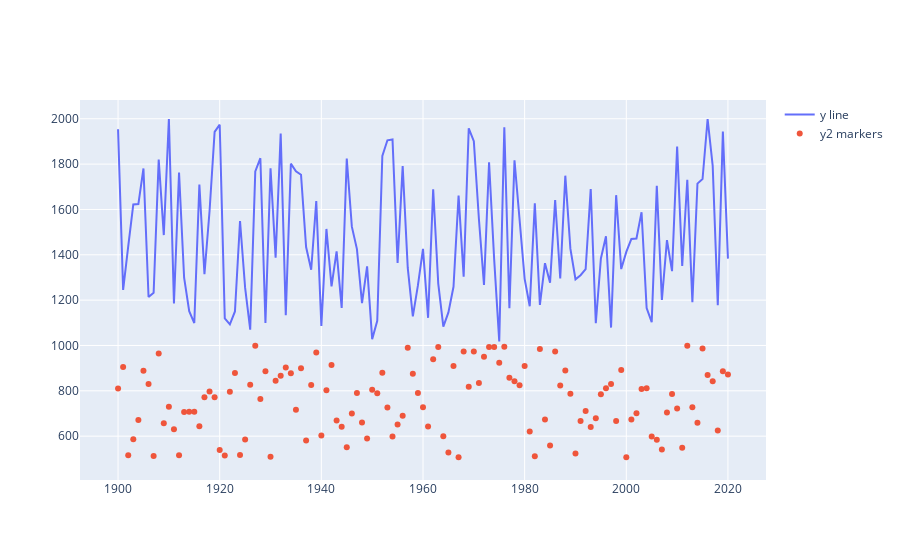

Notebook code for this chart:
### Code cell
fig.add_trace(go.Scatter(x=x,y=y,name='y line'))

# Wykres punktowy
fig.add_trace(go.Scatter(x=x,y=y2,name='y2 markers',mode='markers'))
